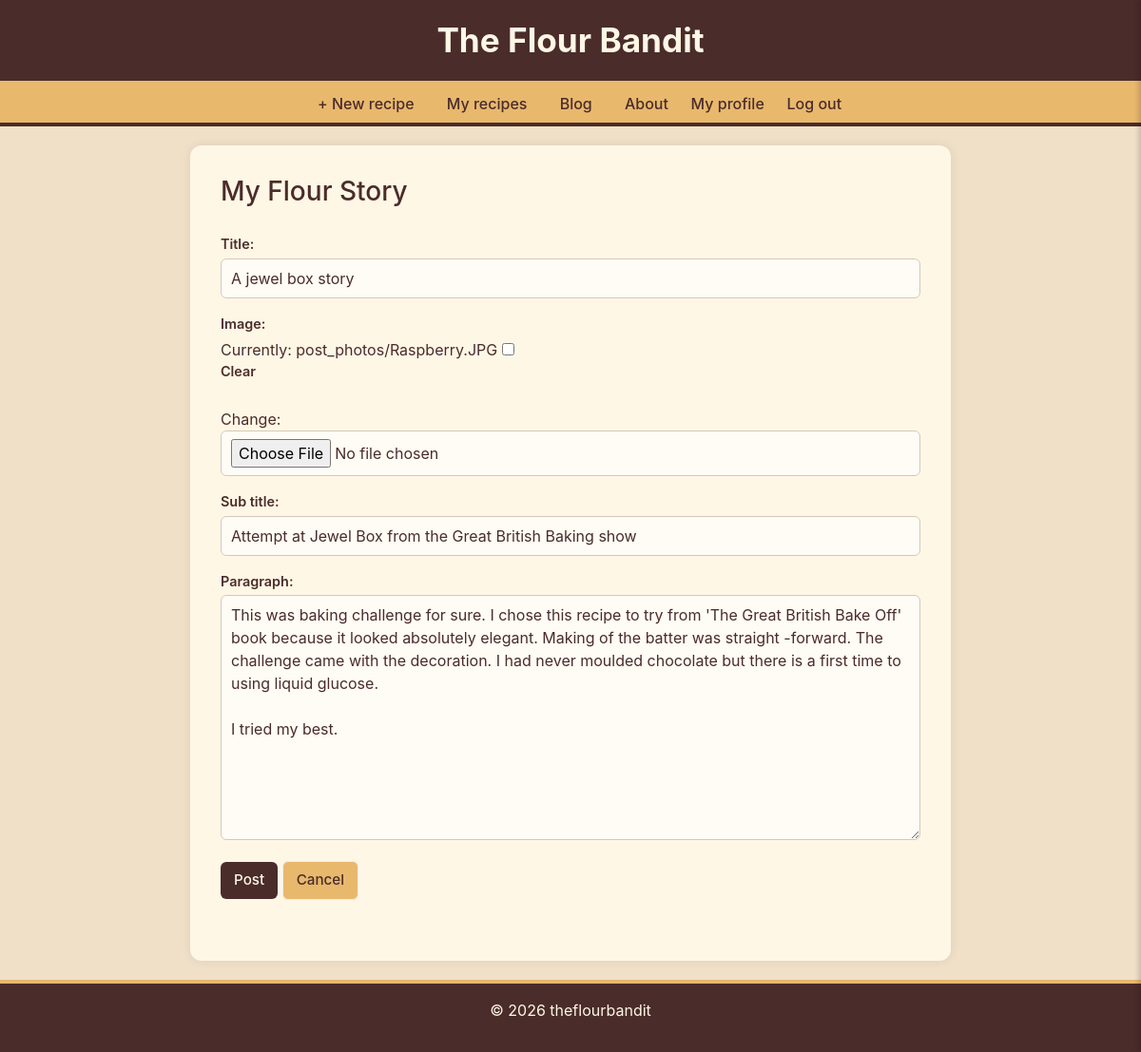
The app's page /post/a-jewel-box-story/edit/ (signed in) with its own data.
### myrecipejournal/models.py (models this page shows, shortened)
class Post(models.Model):
    owner = models.ForeignKey(User,on_delete=models.CASCADE, related_name='posts')
    profile= models.ForeignKey(Profile, related_name="post", on_delete=models.CASCADE)
    title = models.CharField(max_length=200)
    slug = models.SlugField(unique=True, blank=True)
    image= models.ImageField(upload_to="post_photos/", blank=True, null=True)
    sub_title = models.CharField(max_length=200, blank=True, null=True)
    paragraph = models.TextField(max_length=500)
    published = models.DateTimeField(auto_now_add = True)
    class Meta:
        ordering = ["-published"]

### myrecipejournal/views.py (the view)
# urls.py: path('post/<slug:slug>/edit/', PostEdit.as_view(), name="post_edit"),
class PostEdit(LoginRequiredMixin, UpdateView):
    model = Post
    fields = ["title", "image", "sub_title", "paragraph"]
    template_name = "myrecipejournal/post_form.html"
    success_url = reverse_lazy('post_list')
    slug_field = "slug"
    slug_url_kwarg = "slug"

### myrecipejournal/context_processors.py (called while the page is built)
def global_context(request):
    if request.user.is_authenticated:
        return {
            "logged_in": True,
            "name": request.user.username,
        }
    else:
        return {
            "logged_in": False,
            "name": "foodie",
        }

### myrecipejournal/templates/myrecipejournal/post_form.html (shortened to what this page needs)
{% extends './base.html' %}
{% load static %}
{% block content %}
<div>
    <h3>My Flour Story</h3>
    <form method="post" class="form-group" enctype="multipart/form-data">
        {{ form.as_p}}
        <button type="submit" class="btn btn-primary">Post</button>
        <a href="{% url 'post_list' %}" class="btn btn-secondary">Cancel</a>
    </form>
</div>
{%endblock%}

### myrecipejournal/static/myrecipejournal/css/base.css (style rules this page uses)
:root { --primary: #E8B86D; --primary-hover: #d9a85f; --secondary: #FFF7E6; --secondary-hover: #f0e0c8; --secondary-light: #FFFBF5; --accent: #4A2C2A; --accent-hover: #3a221c; --danger: #B23A48; --danger-hover: #922c3a; --bg-main: #FFF7E6; --bg-card: #ffffff; --bg-nav: var(--primary); --bg-footer: var(--accent); --text-main: var(--accent); --text-muted: #777; --border: #d4c9b8; --border-light: #eee; }
html, body { background: var(--secondary-hover); color: var(--text-main); font-family: "Inter", sans-serif; margin: 0; padding: 0; }
a { color: var(--accent); text-decoration: none; }
.btn { display: inline-block; padding: 8px 14px; font-size: 0.95rem; font-weight: 500; border-radius: 6px; text-decoration: none; cursor: pointer; border: none; transition: background 0.2s ease, color 0.2s ease; }
.btn-primary { background: var(--accent); color: var(--secondary); }
.btn-secondary { background: var(--primary); color: var(--accent); border: 1px solid var(--border-light); }
form { margin: auto; padding: 20px 0; }
.form-group { margin-bottom: 12px; }
.form-group label { font-weight: 600; font-size: 0.9rem; margin-bottom: 4px; display: block; }
.form-group input, .form-group textarea, .form-group select, textarea { width: 100%; padding: 8px 10px; font-size: 1rem; font-family: inherit; border: 1px solid var(--border); border-radius: 6px; background: var(--secondary-light); color: var(--text); box-sizing: border-box; }
textarea, .form-group textarea { min-height: 40px; resize: vertical; }
.form-group input[type="checkbox"] { width: auto; margin-right: 6px; }

### records on screen
Post: title "A jewel box story", sub_title "Attempt at Jewel Box from the Great British Baking show", paragraph "This was baking challenge for sure. I chose this recipe to try from 'The Great British Bake Off' book because it looked absolutely elegant. Making of the batter was straight -forward. The challenge came with the decoration. I had never moulded chocolate but there is a first time to using liquid glucose. I tried my best."
